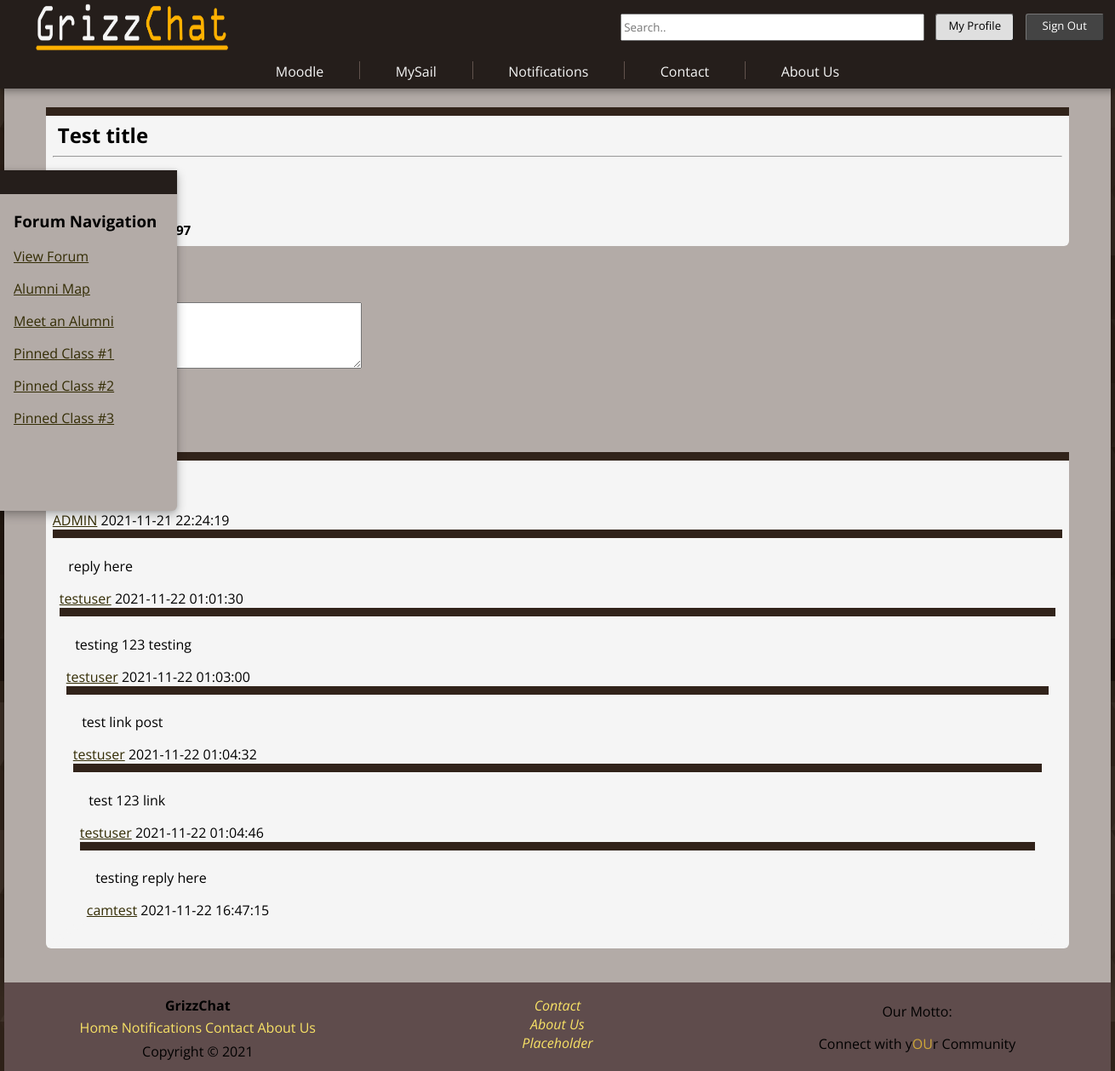
The app's page /thread-page.php?THREADS=4 (signed in) with its own data.
### tables this page shows
CREATE TABLE `threads` (
  `User_Info_USER_ID` int(11) NOT NULL,
  `Categories_CATEGORIES_ID` int(11) NOT NULL,
  `THREADS_ID` int(11) NOT NULL,
  `THREAD_TITLE` tinytext NOT NULL,
  `THREAD_CONTENT` text NOT NULL,
  `CREATED` timestamp NOT NULL DEFAULT current_timestamp(),
  `Views` int(11) NOT NULL
);

CREATE TABLE `posts` (
  `User_Info_USER_ID` int(11) NOT NULL,
  `Posts_ID` int(11) NOT NULL,
  `CONTENT` text NOT NULL,
  `POST_TIME` timestamp NOT NULL DEFAULT current_timestamp() ON UPDATE current_timestamp(),
  `PARENT_THREAD` int(11) NOT NULL
);

CREATE TABLE `user_info` (
  `USER_ID` int(11) NOT NULL COMMENT 'Unique User ID.',
  `USER_NAME` tinytext NOT NULL COMMENT 'Username.',
  `PASSWORD` tinytext NOT NULL COMMENT 'Hashed + Salted Password.',
  `FIRST_NAME` tinytext NOT NULL,
  `LAST_NAME` tinytext NOT NULL,
  `EMAIL_ADDRESS` tinytext NOT NULL,
  `CREATED_AT` timestamp NOT NULL DEFAULT current_timestamp(),
  `MAJOR` tinytext NOT NULL,
  `IMAGE` blob NOT NULL,
  `GRADUATION_DATE` tinytext NOT NULL
);

### thread-page.php (the view, shortened to what this page needs)
<!DOCTYPE html>
<html lang="en">
    <head>
        <link href="Styles/style.css" rel="stylesheet">
    </head>
    <body>
        <?php
            require_once('Includes/page_elements.php');
        ?>
        <section id="page-content">
            <section id="page-container">
                <main>
                    <?php
                        echo "<BR>";
                        $tid = $_GET['THREADS'];
                        $sql = "SELECT * FROM threads
                        INNER JOIN user_info
                        on threads.User_Info_USER_ID = user_info.USER_ID
                        Where THREADS_ID = $tid";
                        $result = $dbConnection-> query($sql);
                        if ($result-> num_rows > 0) {
                            while($row = $result->fetch_assoc()) {
                                $uid = $row["USER_ID"];
                                echo "<div class = 'block-container'>";
                                echo "<div class = 'block-body'><h2>" . $row["THREAD_TITLE"]."</a></h2><hr>" .$row["THREAD_CONTENT"]. "<p class='post-user'> <a href ='user-profile.php?userid=$uid'>". $row["USER_NAME"]. "</a> " ."</p> <p class='post-info'> "
                                . $row["CREATED"] . $_SESSION["id"]. "</p>" ;
                                echo "</div>  <br>";
                               echo '<form class = "post" action="Includes/replyAct.php?THREADS_ID='.$tid.'" class="POST" method ="POST">
                               <label for="forumPost"></label>
                               <br>
                               <br>
                               <textarea id="forumPost" name="forumPost" rows="4" cols="50">
                               </textarea>
                               <br><br>
                               <button type="submit" name ="submit" class="thread-reply">Reply</button>
                               </form>';
                            }
                        }
                      $tid = $_GET['THREADS'];
                      $sql = "SELECT * FROM posts
                      WHERE PARENT_THREAD = $tid";
                      $result = $dbConnection-> query($sql);
                      if ($result-> num_rows > 0) {
                        while($row = $result->fetch_assoc()) {
                            $comments_user_id = $row['User_Info_USER_ID'];
                            $sql2 = "SELECT * FROM user_info where USER_ID = $comments_user_id ";
                            $result2 = mysqli_query($dbConnection, $sql2);
                            $row2 = mysqli_fetch_assoc($result2);
                            $uid = $row2["USER_ID"];
                          echo "<div class = 'block-body'>" . $row["CONTENT"]. "<a href ='user-profile.php?userid=$uid'> ". $row2["USER_NAME"]. "</a> "
                          . $row["POST_TIME"];
                        }
                      }
                    ?>
                </main>
            </section>
        </section>
    </body>
</html>

### Styles/style.css (style rules this page uses)
* { box-sizing: border-box; font-family: "Open Sans", cursive, sans-serif; }
html { margin: 0; width: 100vw; min-width: 100%; top: 0; background-color: #31231A; background-position:0 0, 20px 20px; scroll-padding-top: 6.5em; overflow-y: scroll; scroll-behavior: smooth; overflow-x: hidden; }
body { min-height: 100vh; width: 100vw; margin: 0; }
a { color: rgb(51, 44, 4); }
#page-content { width: 1300px; min-height: 100vh; background-color: rgb(179, 171, 167); box-shadow: 0 0 5px rgba(0,0,0,.14), 0 5px 12px rgba(0,0,0,.28); margin: auto; }
#page-container { padding-top: 6.5em; padding-bottom: 2.5em; min-height: 89.5vh; }
main { width: 92.5%; margin: auto; }
.block-body { border-top: 10px solid #31231A; background: whitesmoke; border-radius: 0px 0px 6px 6px; padding: .35em .5em; }
.block-body h2 { font-weight: bolder; margin: 0; margin-left: .25em; }
.block-body p { margin-left: .65em; }
.post-user { font-size: .85rem; font-weight: bold; margin-bottom: .175em; margin-top: .175em; }
.post-info { font-size: .95rem; font-weight: bold; margin-bottom: .175em; margin-top: .175em; }
.thread-reply { cursor: pointer; margin-top: 2.5em; box-shadow: 0 0 5px rgba(0,0,0,.14), 0 5px 12px rgba(0,0,0,.28); background: #31231A; padding: 10px; color: white; text-decoration: none; -webkit-transition: 0.2s; transition: 0.2s; border: none; }

### records on screen
threads: THREAD_TITLE "Test title"
posts: User_Info_USER_ID.USER_NAME "ADMIN", POST_TIME "2021-11-21 22:24:19"
posts: CONTENT "reply here", User_Info_USER_ID.USER_NAME "testuser", POST_TIME "2021-11-22 01:01:30"
posts: CONTENT "testing 123 testing", User_Info_USER_ID.USER_NAME "testuser", POST_TIME "2021-11-22 01:03:00"
posts: CONTENT "test link post", User_Info_USER_ID.USER_NAME "testuser", POST_TIME "2021-11-22 01:04:32"
posts: CONTENT "test 123 link", User_Info_USER_ID.USER_NAME "testuser", POST_TIME "2021-11-22 01:04:46"
posts: CONTENT "testing reply here", User_Info_USER_ID.USER_NAME "camtest", POST_TIME "2021-11-22 16:47:15"
